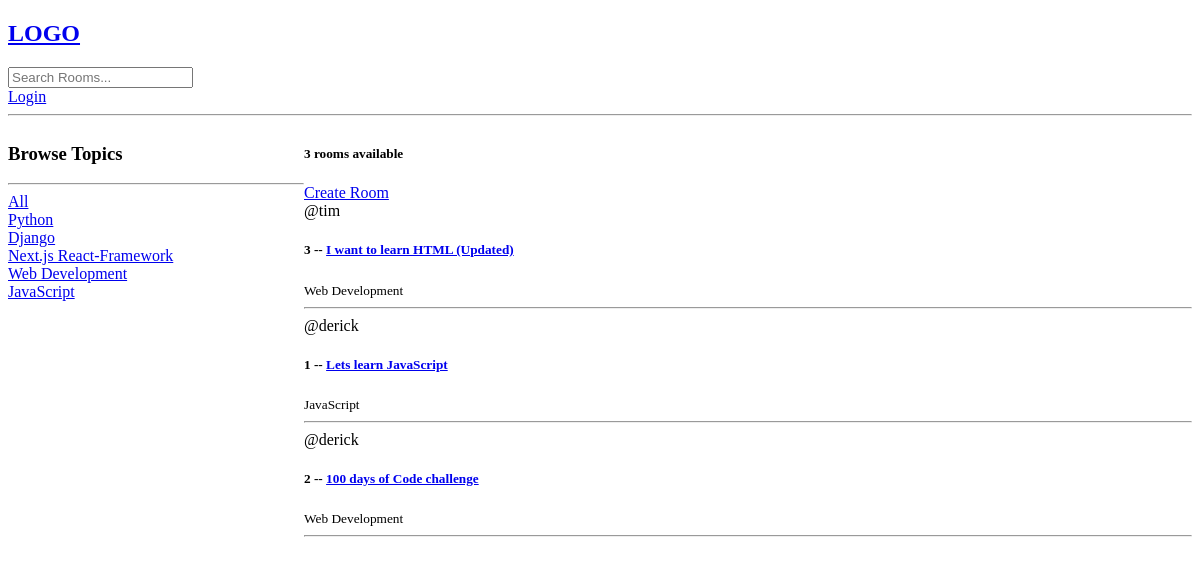
Before: / with the older database file.
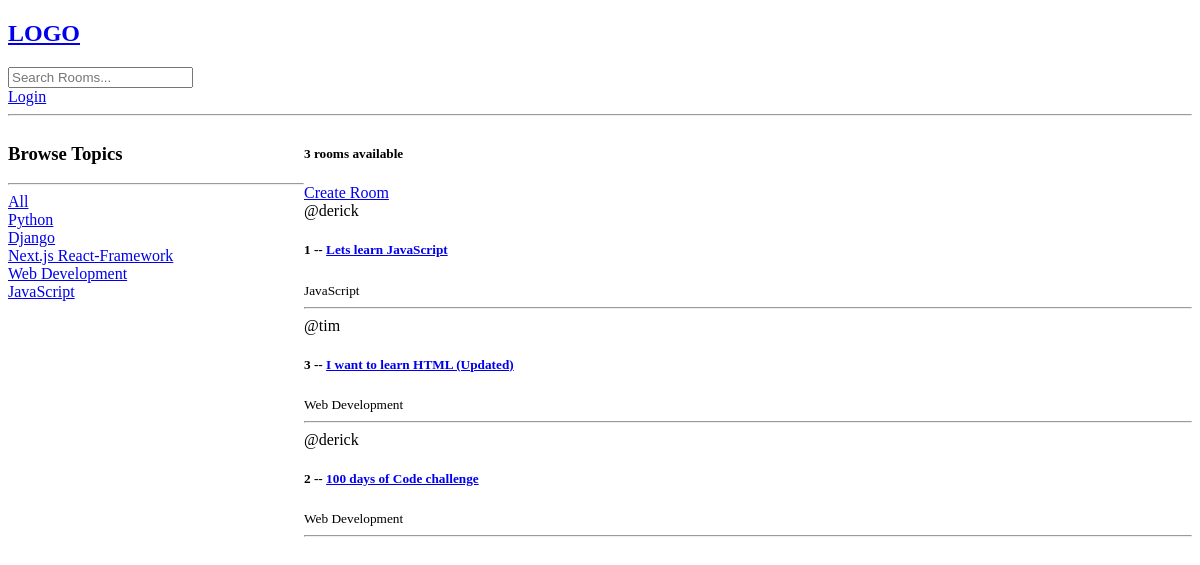
After: the same page with the newer database file.
### base/models.py (models this page shows, shortened)
class Topic(models.Model):
    name = models.CharField(max_length=200)

class Room(models.Model):
    host = models.ForeignKey(User, on_delete=models.SET_NULL, null=True) # database table relationship
    topic=  models.ForeignKey(Topic, on_delete=models.SET_NULL, null=True)
    name = models.CharField(max_length=200)
    description = models.TextField(null=True, blank=True)
    participants = models.ManyToManyField(User, related_name='participants',blank=True)  # many to many relationship.
    updated = models.DateTimeField(auto_now=True) #updates each time an item is updated
    created = models.DateTimeField(auto_now_add=True) #runs ONLY once when an item is created in DB
    class Meta:
        ordering = ['-updated', '-created'] # '-' enables order by descending order(new first)

### base/views.py (the view)
# urls.py: path('', views.home, name='home'),
def home(request):
    q = request.GET.get('q') if request.GET.get('q') != None else '' # query value from the url after selecting a topic(Browse Topics)
    rooms = Room.objects.filter(Q(topic__name__icontains=q) | Q(name__icontains=q) | Q(description__icontains=q)) #filter upwards from topic attribute to Topic Model. topic name atleast contains whats in the query
    topics = Topic.objects.all()
    rooms_count = rooms.count() #gets length of a queryset also you can use>> len(rooms) basic python
    context = {'rooms': rooms, 'topics': topics, 'rooms_count':rooms_count}
    return render(request, 'base/home.html', context)

### base/templates/base/home.html (shortened to what this page needs)
{% extends 'main.html' %} {% block content %}
<div class="home-container">
  <div>
    <h3>Browse Topics</h3>
    <hr />
    <div>
      <a href="{% url 'home' %}">All</a>
    </div>
    {% for topic in topics %}
    <div>
      <a href="{% url 'home' %}?q={{topic.name}}">{{topic.name}}</a>
    </div>
    {% endfor %}
  </div>
  <div>
    <h5>{{rooms_count}} rooms available</h5>
    <a href="{% url 'create-room' %}">Create Room</a>
    <div>
      {% for room in rooms %}
      <div>
        <span>@{{room.host.username}}</span>
        <h5>
          {{room.id}} -- <a href="{% url 'room' room.id %}"> {{room.name}}</a>
        </h5>
        <small>{{room.topic.name}}</small>
        <hr />
      </div>
      {% endfor %}
    </div>
  </div>
</div>
{% endblock content %}

Changed rows visible on the page:
changed Room "Lets learn JavaScript": moves up the list
